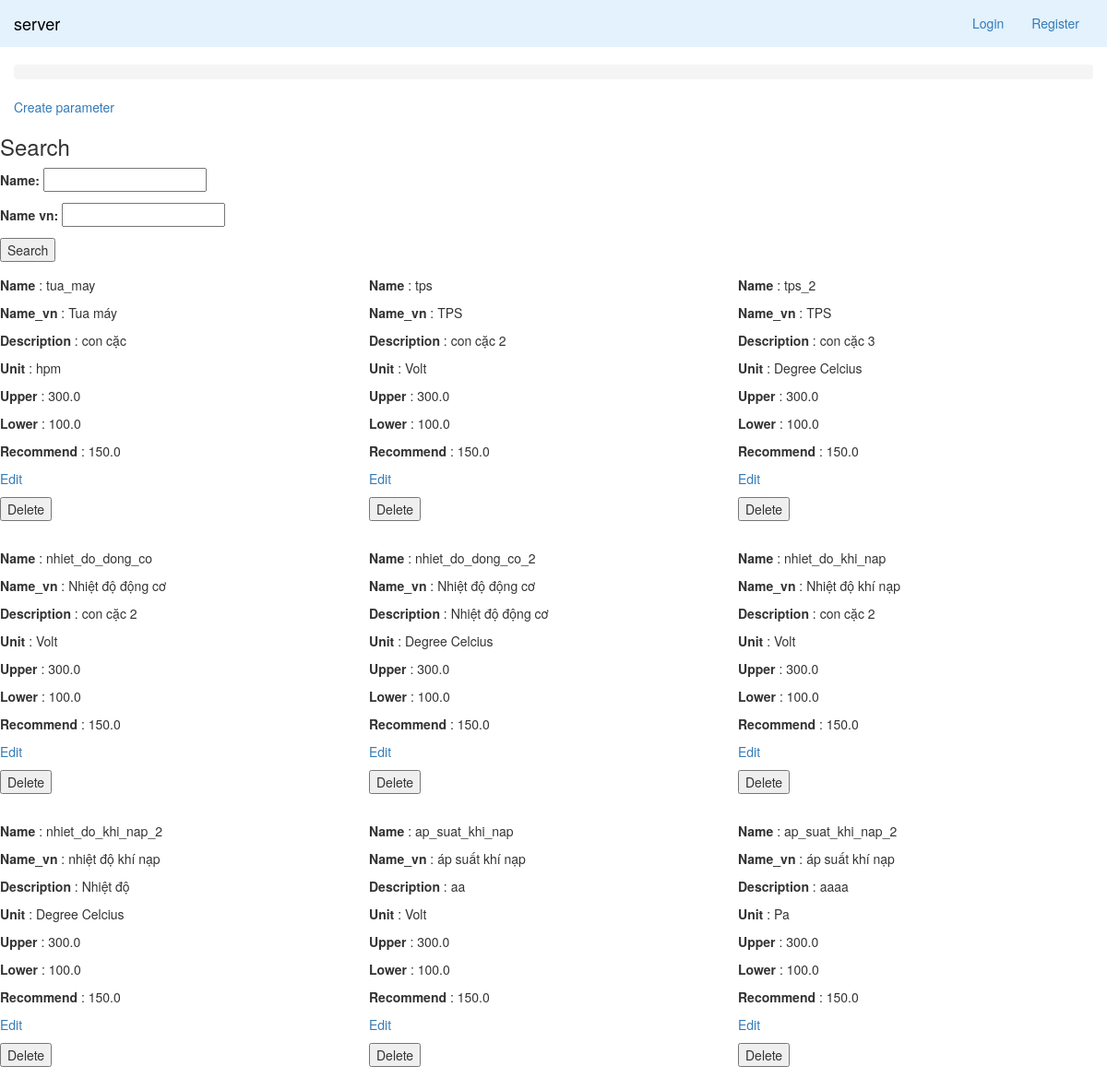
The app's page /parameter/ (upper part), older data.
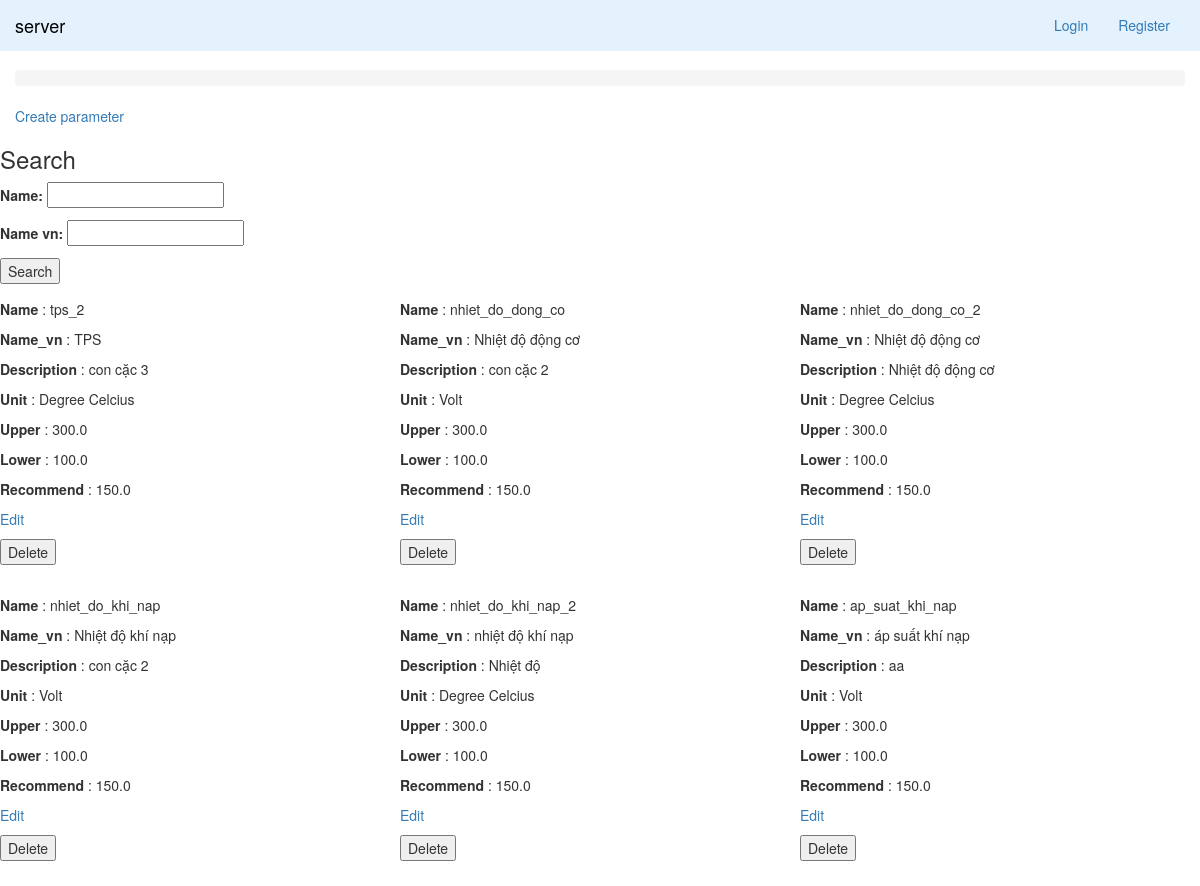
The same page, newer data.
### firmware/models/Parameter.py (models this page shows)
class Parameter(models.Model):
    name = models.CharField(max_length=200, unique=True)
    name_vn = models.CharField(max_length=200)
    description = models.CharField(max_length=500)
    unit = models.CharField(max_length=200)
    upper = models.FloatField()
    lower = models.FloatField()
    recommend = models.FloatField()

### firmware/views/ParameterView.py (the view, shortened to what this page needs)
# urls.py: url(r'^parameter/$', ParameterView.as_view(), name='parameter'),
class ParameterView(View):
    template_name = 'firmware/parameter.html'
    def get_parameters(self):
        parameters = Parameter.objects.all()
        return parameters
    def get_items(self, parameters):
        items = []
        for parameter in parameters:
            item = {
                'id': parameter.id,
                'name': parameter.name,
                'name_vn': parameter.name_vn,
                'description': parameter.description,
                'unit': parameter.unit,
                'upper': parameter.upper,
                'lower': parameter.lower,
                'recommend': parameter.recommend,
                'delete_form': DeleteParameterForm(initial={'action': 'delete', 'pk': parameter.id})
            }
            items.append(item)
        return items
    def get(self, request):
        parameters = self.get_parameters()
        items = self.get_items(parameters)
        context = {
            'items': items,
            'search_parameter_form': SearchParameterForm(initial={'action': 'search_parameter'})
        }
        return TemplateResponse(request, self.template_name, context)

### firmware/forms/SearchParameterForm.py
class SearchParameterForm(forms.Form):
    name = forms.CharField(required=False)
    name_vn = forms.CharField(required=False)
    action = forms.CharField(widget=forms.HiddenInput)

### firmware/context_processors.py (called while the page is built)
def is_moderator(request):
    return request.user.groups.filter(name='moderator').exists()

def user(request):
    return {
        'user': request.user,
        'moderator': is_moderator(request)
    }

### templates/firmware/parameter.html (shortened to what this page needs)
{% extends 'includes/layout.html' %}
{% load static %}
{% load humanize %}
{% load mathfilters %}
{% block content %}
    {% if not create_parameter_form and not parameter_edit_form %}
        <a href="{% url 'firmware:create-parameter' %}" class='button'> Create parameter</a>
    {% endif %}
    <div class="row">
        {% if search_parameter_form %}
            <h3> Search </h3>
            <form method='post'>{% csrf_token %}
                {{ search_parameter_form.as_p }}
                <button type='submit'> Search </button>
            </form>
        {% endif %}
    </div>
    <div class="row">
        {% for item in items %}
            <div class='col-lg-4' style='margin: 15px 0'>
                <div class="row">
                    <p> <strong> Name </strong>: {{item.name}} </p>
                    <p> <strong> Name_vn </strong>: {{item.name_vn}} </p>
                    <p> <strong> Description </strong>: {{item.description}} </p>
                    <p> <strong> Unit </strong>: {{item.unit}} </p>
                    <p> <strong> Upper </strong>: {{item.upper}} </p>
                    <p> <strong> Lower </strong>: {{item.lower}} </p>
                    <p> <strong> Recommend </strong>: {{item.recommend}} </p>
                    <p> <a href='{% url 'firmware:parameter-edit' item.id %}'> Edit </a> </p>
                    <form enctype='multipart/form-data' method='post'>{% csrf_token %}
                        <button type='submit'> Delete </button>
                    </form>
                </div>
            </div>
        {% endfor %}
    </div>
{% endblock %}

Row changes from the older to the newer data that the page shows:
removed Parameter: name "tua_may", name_vn "Tua máy", description "con cặc", unit "hpm", upper "300.0", lower "100.0", recommend "150.0"
removed Parameter: name "tps", name_vn "TPS", description "con cặc 2", unit "Volt", upper "300.0", lower "100.0", recommend "150.0"
no longer on this page (row unchanged): Parameter: name "ap_suat_khi_nap_2", name_vn "áp suất khí nạp", description "aaaa", unit "Pa", upper "300.0", lower "100.0", recommend "150.0"
Text that changed along with them:
list line gone: "Name : Name_vn : Description : Unit : Upper : Lower : Recommend : Edit Delete"
